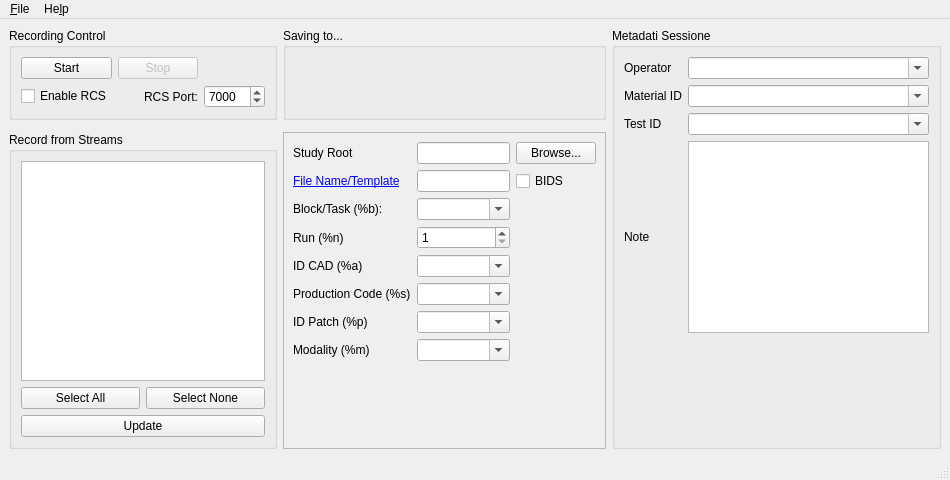
<?xml version="1.0" encoding="UTF-8"?>
<ui version="4.0">
 <class>MainWindow</class>
 <widget class="QMainWindow" name="MainWindow">
  <property name="geometry">
   <rect>
    <x>0</x>
    <y>0</y>
    <width>950</width>
    <height>480</height>
   </rect>
  </property>
  <property name="windowTitle">
   <string>Lab Recorder</string>
  </property>
  <widget class="QWidget" name="centralwidget">
   <layout class="QGridLayout" name="gridLayout_master">
    <item row="0" column="0">
     <widget class="QGroupBox" name="groupBox_recording">
      <property name="title">
       <string>Recording Control</string>
      </property>
      <layout class="QGridLayout" name="formLayout">
       <item row="0" column="0">
        <widget class="QPushButton" name="startButton">
         <property name="text">
          <string>Start</string>
         </property>
         <property name="shortcut">
          <string>Ctrl+S</string>
         </property>
        </widget>
       </item>
       <item row="0" column="1">
        <widget class="QPushButton" name="stopButton">
         <property name="enabled">
          <bool>false</bool>
         </property>
         <property name="text">
          <string>Stop</string>
         </property>
        </widget>
       </item>
       <item row="1" column="0">
        <widget class="QCheckBox" name="rcsCheckBox">
         <property name="text">
          <string>Enable RCS</string>
         </property>
         <property name="tristate">
          <bool>false</bool>
         </property>
        </widget>
       </item>
       <item row="1" column="1">
        <widget class="QLabel" name="rcsportLabel">
         <property name="text">
          <string>RCS Port:</string>
         </property>
         <property name="alignment">
          <set>Qt::AlignRight|Qt::AlignTrailing|Qt::AlignVCenter</set>
         </property>
        </widget>
       </item>
       <item row="1" column="2">
        <widget class="QSpinBox" name="rcsport">
         <property name="minimum">
          <number>1</number>
         </property>
         <property name="maximum">
          <number>65535</number>
         </property>
         <property name="value">
          <number>7000</number>
         </property>
        </widget>
       </item>
      </layout>
     </widget>
    </item>
    <item row="2" column="0">
     <widget class="QGroupBox" name="groupBox_streams">
      <property name="title">
       <string>Record from Streams</string>
      </property>
      <layout class="QVBoxLayout" name="verticalLayout_streams">
       <item>
        <widget class="QListWidget" name="streamList">
         <property name="selectionMode">
          <enum>QAbstractItemView::SingleSelection</enum>
         </property>
         <property name="selectionBehavior">
          <enum>QAbstractItemView::SelectItems</enum>
         </property>
        </widget>
       </item>
       <item>
        <layout class="QHBoxLayout" name="horizontalLayout_streamsel">
         <item>
          <widget class="QPushButton" name="selectAllButton">
           <property name="text">
            <string>Select All</string>
           </property>
          </widget>
         </item>
         <item>
          <widget class="QPushButton" name="selectNoneButton">
           <property name="text">
            <string>Select None</string>
           </property>
          </widget>
         </item>
        </layout>
       </item>
       <item>
        <widget class="QPushButton" name="refreshButton">
         <property name="text">
          <string>Update</string>
         </property>
         <property name="shortcut">
          <string>Ctrl+U</string>
         </property>
        </widget>
       </item>
      </layout>
     </widget>
    </item>
    <item row="0" column="1">
     <widget class="QGroupBox" name="groupBox_rootFolder">
      <property name="title">
       <string>Saving to...</string>
      </property>
      <layout class="QHBoxLayout" name="horizontalLayout_studyRoot">
       <item>
        <widget class="QLabel" name="locationLabel"/>
       </item>
      </layout>
     </widget>
    </item>
    <item row="2" column="1">
     <widget class="QScrollArea" name="scrollArea">
      <property name="widgetResizable">
       <bool>true</bool>
      </property>
      <widget class="QWidget" name="scrollAreaWidgetContents">
       <property name="geometry">
        <rect>
         <x>0</x>
         <y>0</y>
         <width>332</width>
         <height>284</height>
        </rect>
       </property>
       <layout class="QGridLayout" name="gridLayout_2">
        <!-- [ADAPTRONICS] rinominato da "Counter" a "Run" per contesto industriale -->
        <item row="3" column="0">
         <widget class="QLabel" name="label_counter">
          <property name="text">
           <string>Run (%n)</string>
          </property>
         </widget>
        </item>
        <!-- [ADAPTRONICS] Production Code nascosto: eliminato per semplificazione struttura cartelle (sovrapposto a ID CAD) -->
        <item row="5" column="0">
         <widget class="QLabel" name="label_session">
          <property name="text">
           <string>Production Code (%s)</string>
          </property>
          <property name="visible">
           <bool>false</bool>
          </property>
         </widget>
        </item>
        <!-- [ADAPTRONICS] convertito da QLineEdit a QComboBox editabile per supporto menu a tendina da CSV -->
        <!-- [ADAPTRONICS] spostato a row=6: ID CAD deve stare sopra a ID Patch -->
        <item row="6" column="1">
         <widget class="QComboBox" name="lineEdit_participant">
          <property name="editable">
           <bool>true</bool>
          </property>
         </widget>
        </item>
        <item row="1" column="1">
         <widget class="QLineEdit" name="lineEdit_template"/>
        </item>
        <!-- [ADAPTRONICS] Production Code nascosto: non più usato nella struttura cartelle -->
        <item row="5" column="1">
         <widget class="QComboBox" name="lineEdit_session">
          <property name="editable">
           <bool>true</bool>
          </property>
          <property name="visible">
           <bool>false</bool>
          </property>
         </widget>
        </item>
        <item row="0" column="1">
         <widget class="QLineEdit" name="rootEdit"/>
        </item>
        <!-- [ADAPTRONICS] Block/Task nascosto: non utilizzato nel contesto industriale Adaptronics -->
        <item row="2" column="0">
         <widget class="QLabel" name="label_currBlock">
          <property name="text">
           <string>Block/Task (%b):</string>
          </property>
          <property name="visible">
           <bool>false</bool>
          </property>
         </widget>
        </item>
        <item row="0" column="2">
         <widget class="QPushButton" name="rootBrowseButton">
          <property name="text">
           <string>Browse...</string>
          </property>
          <property name="shortcut">
           <string>Ctrl+B</string>
          </property>
         </widget>
        </item>
        <!-- [ADAPTRONICS] convertito da QLineEdit a QComboBox editabile per supporto menu a tendina da CSV -->
        <!-- [ADAPTRONICS] spostato a row=4: ID CAD deve stare sopra a ID Patch -->
        <item row="4" column="1">
         <widget class="QComboBox" name="lineEdit_acq">
          <property name="editable">
           <bool>true</bool>
          </property>
         </widget>
        </item>
        <!-- [ADAPTRONICS] rinominato da "Participant (%p)" a "ID Patch" per contesto industriale -->
        <!-- [ADAPTRONICS] spostato a row=6: ID CAD deve stare sopra a ID Patch -->
        <item row="6" column="0">
         <widget class="QLabel" name="label_participant">
          <property name="text">
           <string>ID Patch (%p)</string>
          </property>
         </widget>
        </item>
        <item row="1" column="0">
         <widget class="QLabel" name="label_template">
          <property name="text">
           <string>&lt;a href=&quot;https://github.com/labstreaminglayer/App-LabRecorder/blob/master/doc/templates.md&quot;&gt;File Name/Template&lt;/a&gt;</string>
          </property>
          <property name="openExternalLinks">
           <bool>true</bool>
          </property>
         </widget>
        </item>
        <item row="0" column="0">
         <widget class="QLabel" name="label_studyroot">
          <property name="text">
           <string>Study Root</string>
          </property>
         </widget>
        </item>
        <!-- [ADAPTRONICS] rinominato da "Acq. (%a)" a "ID CAD" per contesto industriale -->
        <!-- [ADAPTRONICS] spostato a row=4: ID CAD deve stare sopra a ID Patch -->
        <item row="4" column="0">
         <widget class="QLabel" name="label_acq">
          <property name="text">
           <string>ID CAD (%a)</string>
          </property>
         </widget>
        </item>
        <!-- [ADAPTRONICS] BIDS nascosto: non rilevante per uso industriale. Il widget esiste ancora nel codice C++ -->
        <item row="1" column="2">
         <widget class="QCheckBox" name="check_bids">
          <property name="text">
           <string>BIDS</string>
          </property>
          <property name="visible">
           <bool>false</bool>
          </property>
         </widget>
        </item>
        <item row="8" column="1">
         <spacer name="verticalSpacer">
          <property name="orientation">
           <enum>Qt::Vertical</enum>
          </property>
          <property name="sizeHint" stdset="0">
           <size>
            <width>0</width>
            <height>0</height>
           </size>
          </property>
         </spacer>
        </item>
        <item row="3" column="1">
         <widget class="QSpinBox" name="spin_counter">
          <property name="minimum">
           <number>1</number>
          </property>
          <property name="maximum">
           <number>1000</number>
          </property>
          <property name="value">
           <number>1</number>
          </property>
         </widget>
        </item>
        <item row="2" column="1">
         <widget class="QComboBox" name="input_blocktask">
          <property name="editable">
           <bool>true</bool>
          </property>
          <!-- [ADAPTRONICS] input_blocktask nascosto: non utilizzato nel contesto industriale Adaptronics -->
          <property name="visible">
           <bool>false</bool>
          </property>
         </widget>
        </item>
        <!-- [ADAPTRONICS] Modality nascosto: non utilizzato nel contesto industriale Adaptronics -->
        <item row="7" column="0">
         <widget class="QLabel" name="label_modality">
          <property name="text">
           <string>Modality (%m)</string>
          </property>
          <property name="visible">
           <bool>false</bool>
          </property>
         </widget>
        </item>
        <item row="7" column="1">
         <widget class="QComboBox" name="input_modality">
          <property name="editable">
           <bool>true</bool>
          </property>
          <property name="visible">
           <bool>false</bool>
          </property>
         </widget>
        </item>
       </layout>
      </widget>
     </widget>
    </item>
   <!-- [ADAPTRONICS] pannello metadati sessione: nuova colonna destra (col=2, rowspan=3) -->
   <item row="0" column="2" rowspan="3">
    <widget class="QGroupBox" name="groupBox_metadata">
     <property name="title">
      <string>Metadati Sessione</string>
     </property>
     <layout class="QGridLayout" name="gridLayout_metadata">
      <item row="0" column="0">
       <widget class="QLabel" name="label_meta_operator">
        <property name="text"><string>Operator</string></property>
       </widget>
      </item>
      <item row="0" column="1">
       <widget class="QComboBox" name="comboBox_meta_operator">
        <property name="editable"><bool>true</bool></property>
       </widget>
      </item>
      <item row="1" column="0">
       <widget class="QLabel" name="label_meta_material">
        <property name="text"><string>Material ID</string></property>
       </widget>
      </item>
      <item row="1" column="1">
       <widget class="QComboBox" name="comboBox_meta_material">
        <property name="editable"><bool>true</bool></property>
       </widget>
      </item>
      <item row="2" column="0">
       <widget class="QLabel" name="label_meta_test">
        <property name="text"><string>Test ID</string></property>
       </widget>
      </item>
      <item row="2" column="1">
       <widget class="QComboBox" name="comboBox_meta_test">
        <property name="editable"><bool>true</bool></property>
       </widget>
      </item>
      <item row="3" column="0">
       <widget class="QLabel" name="label_meta_note">
        <property name="text"><string>Note</string></property>
       </widget>
      </item>
      <!-- [ADAPTRONICS] convertito da QLineEdit a QPlainTextEdit per supporto testo multilinea nelle note -->
      <item row="3" column="1">
       <widget class="QPlainTextEdit" name="plainTextEdit_meta_note">
        <property name="minimumSize">
         <size><width>0</width><height>60</height></size>
        </property>
       </widget>
      </item>
      <item row="4" column="0" colspan="2">
       <spacer name="verticalSpacer_metadata">
        <property name="orientation"><enum>Qt::Vertical</enum></property>
        <property name="sizeHint" stdset="0">
         <size><width>0</width><height>0</height></size>
        </property>
       </spacer>
      </item>
     </layout>
    </widget>
   </item>
   <!-- [FINE ADAPTRONICS] pannello metadati -->
   </layout>
  </widget>
  <widget class="QMenuBar" name="menuBar">
   <property name="geometry">
    <rect>
     <x>0</x>
     <y>0</y>
     <width>634</width>
     <height>21</height>
    </rect>
   </property>
   <widget class="QMenu" name="menuFile">
    <property name="title">
     <string>&amp;File</string>
    </property>
    <addaction name="actionLoad_Configuration"/>
    <addaction name="actionSave_Configuration"/>
    <addaction name="separator"/>
    <addaction name="actionQuit"/>
   </widget>
   <widget class="QMenu" name="menuHelp">
    <property name="title">
     <string>He&amp;lp</string>
    </property>
    <addaction name="actionAbout"/>
   </widget>
   <addaction name="menuFile"/>
   <addaction name="menuHelp"/>
  </widget>
  <widget class="QStatusBar" name="statusBar"/>
  <action name="actionLoad_Configuration">
   <property name="text">
    <string>&amp;Load Configuration</string>
   </property>
   <property name="shortcut">
    <string>Ctrl+L</string>
   </property>
  </action>
  <action name="actionSave_Configuration">
   <property name="text">
    <string>&amp;Save Configuration</string>
   </property>
   <property name="shortcut">
    <string>Ctrl+S</string>
   </property>
  </action>
  <action name="actionQuit">
   <property name="text">
    <string>&amp;Quit</string>
   </property>
   <property name="shortcut">
    <string>Ctrl+Q</string>
   </property>
  </action>
  <action name="actionAbout">
   <property name="text">
    <string>&amp;About</string>
   </property>
  </action>
 </widget>
 <tabstops>
  <tabstop>startButton</tabstop>
  <tabstop>stopButton</tabstop>
  <tabstop>streamList</tabstop>
  <tabstop>selectAllButton</tabstop>
  <tabstop>selectNoneButton</tabstop>
  <tabstop>refreshButton</tabstop>
  <tabstop>rootEdit</tabstop>
  <tabstop>rootBrowseButton</tabstop>
  <tabstop>lineEdit_template</tabstop>
  <tabstop>check_bids</tabstop>
  <tabstop>input_blocktask</tabstop>
  <tabstop>spin_counter</tabstop>
  <tabstop>lineEdit_participant</tabstop>
  <tabstop>lineEdit_session</tabstop>
  <tabstop>lineEdit_acq</tabstop>
  <tabstop>input_modality</tabstop>
  <tabstop>scrollArea</tabstop>
 </tabstops>
 <resources/>
 <connections/>
</ui>
